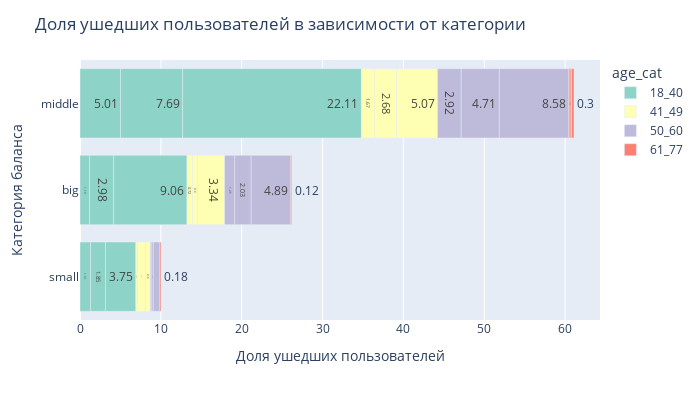

The notebook cell this image was saved under:
### Markdown cell above
При необходимости можно построить визуализации доли оттока от двух признаков

### Code cell
#построим столбчатую диаграмму на основании сводной таблицы для категорий баланса и возраста
fig = px.bar(data_cat_agg, 
             x='churn_churn_part', 
             y='balance_cat',
             text='churn_churn_part',
             color='age_cat',
             color_discrete_sequence=px.colors.qualitative.Set3)

fig.update_layout(title='Доля ушедших пользователей в зависимости от категории',
                   xaxis_title='Доля ушедших пользователей',
                   yaxis_title='Категория баланса',
                   yaxis={'categoryorder':'total ascending'},
                   width=700, # указываем размеры графика
                   height=400)
#fig.show()

### Figure 1 — Plotly figure (JSON) as saved in the notebook; plotly's stock layout.template omitted (floating-point values rounded to 4 significant figures)
{"data": [{"alignmentgroup": "True", "hovertemplate": "age_cat=18_40<br>churn_churn_part=%{text}<br>balance_cat=%{y}<extra></extra>", "legendgroup": "18_40", "marker": {"color": "rgb(141,211,199)", "pattern": {"shape": ""}}, "name": "18_40", "offsetgroup": "18_40", "orientation": "h", "showlegend": true, "text": [1.19, 2.98, 9.06, 5.01, 7.69, 22.11, 1.31, 1.85, 3.75], "textposition": "auto", "type": "bar", "x": [1.19, 2.98, 9.06, 5.01, 7.69, 22.11, 1.31, 1.85, 3.75], "xaxis": "x", "y": ["big", "big", "big", "middle", "middle", "middle", "small", "small", "small"], "yaxis": "y"}, {"alignmentgroup": "True", "hovertemplate": "age_cat=41_49<br>churn_churn_part=%{text}<br>balance_cat=%{y}<extra></extra>", "legendgroup": "41_49", "marker": {"color": "rgb(255,255,179)", "pattern": {"shape": ""}}, "name": "41_49", "offsetgroup": "41_49", "orientation": "h", "showlegend": true, "text": [0.72, 0.6, 3.34, 1.67, 2.68, 5.07, 0.24, 0.95, 0.6], "textposition": "auto", "type": "bar", "x": [0.72, 0.6, 3.34, 1.67, 2.68, 5.07, 0.24, 0.95, 0.6], "xaxis": "x", "y": ["big", "big", "big", "middle", "middle", "middle", "small", "small", "small"], "yaxis": "y"}, {"alignmentgroup": "True", "hovertemplate": "age_cat=50_60<br>churn_churn_part=%{text}<br>balance_cat=%{y}<extra></extra>", "legendgroup": "50_60", "marker": {"color": "rgb(190,186,218)", "pattern": {"shape": ""}}, "name": "50_60", "offsetgroup": "50_60", "orientation": "h", "showlegend": true, "text": [1.25, 2.03, 4.89, 2.92, 4.71, 8.58, 0.12, 0.24, 0.77], "textposition": "auto", "type": "bar", "x": [1.25, 2.03, 4.89, 2.92, 4.71, 8.58, 0.12, 0.24, 0.77], "xaxis": "x", "y": ["big", "big", "big", "middle", "middle", "middle", "small", "small", "small"], "yaxis": "y"}, {"alignmentgroup": "True", "hovertemplate": "age_cat=61_77<br>churn_churn_part=%{text}<br>balance_cat=%{y}<extra></extra>", "legendgroup": "61_77", "marker": {"color": "rgb(251,128,114)", "pattern": {"shape": ""}}, "name": "61_77", "offsetgroup": "61_77", "orientation": "h", "showlegend": true, "text": [null, null, 0.12, 0.18, 0.18, 0.3, null, null, 0.18], "textposition": "auto", "type": "bar", "x": [null, null, 0.12, 0.18, 0.18, 0.3, null, null, 0.18], "xaxis": "x", "y": ["big", "big", "big", "middle", "middle", "middle", "small", "small", "small"], "yaxis": "y"}], "layout": {"barmode": "relative", "height": 400, "legend": {"title": {"text": "age_cat"}, "tracegroupgap": 0}, "margin": {"t": 60}, "title": {"text": "Доля ушедших пользователей в зависимости от категории"}, "width": 700, "xaxis": {"anchor": "y", "domain": [0, 1], "title": {"text": "Доля ушедших пользователей"}}, "yaxis": {"anchor": "x", "categoryorder": "total ascending", "domain": [0, 1], "title": {"text": "Категория баланса"}}}}
